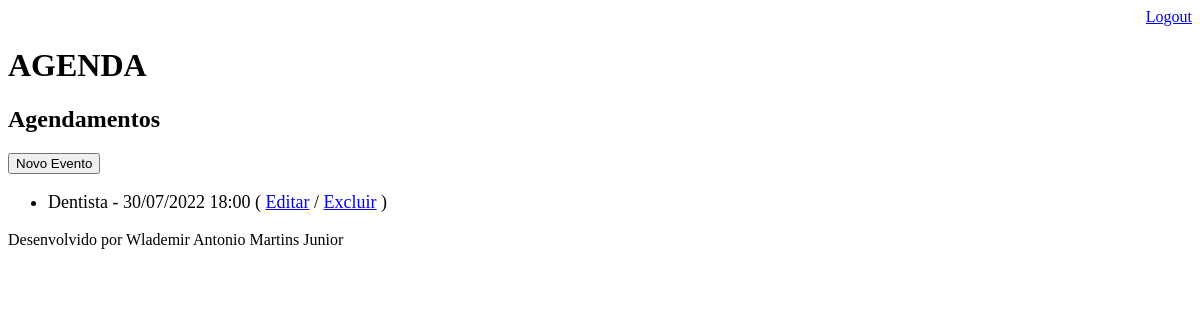
Before: /agenda/ (signed in) with the older database file.
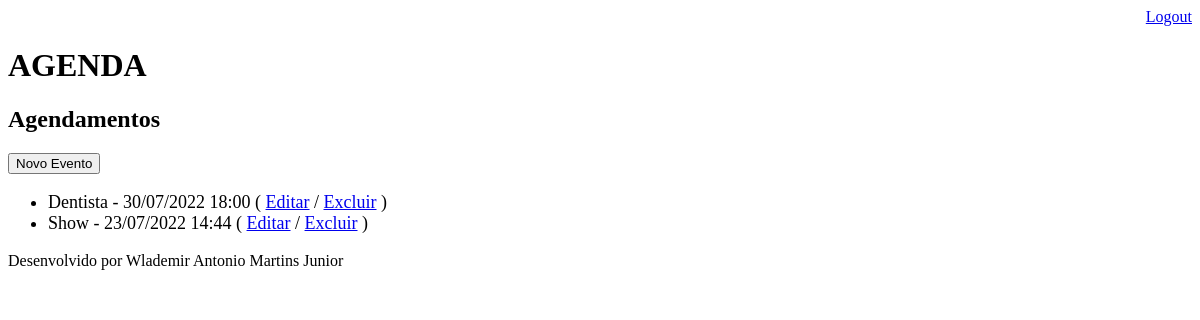
After: the same page with the newer database file.
### core/models.py (models this page shows, shortened)
class Evento(models.Model):
    titulo = models.CharField(max_length=100)
    descricao = models.TextField(blank=True, null=True)
    local = models.TextField(blank=True, null=True)
    data_evento = models.DateTimeField()
    data_criacao = models.DateTimeField(auto_now=True)
    usuario = models.ForeignKey(User, on_delete=models.CASCADE)
    class Meta:
        db_table = 'evento'
    def get_data_evento(self):
        return self.data_evento.strftime('%d/%m/%Y %H:%M')
    def get_evento_atrasado(self):
        if self.data_evento < datetime.now():
            return True
        else:
            return False

### core/views.py (the view)
# urls.py: path('agenda/', views.lista_eventos),
@login_required(login_url='/login/')
def lista_eventos(request):
    usuario = request.user
    data_atual = datetime.now() - timedelta(hours=1)
    evento = Evento.objects.filter(usuario=usuario,
                                   data_evento__gt=data_atual)
    response = {'eventos': evento}
    return render(request, 'agenda.html', response)

### templates/agenda.html (shortened to what this page needs)
{% extends 'model-page.html' %}
{% block content %}
    <h2>Agendamentos</h2>
    <a href="evento/">
        <button type="button">Novo Evento</button>
    </a>
    <ul style="font-size: 18px;">
    {% for evento in eventos %}
        <li>
            <div style=>
                {{ evento.titulo }} - {{ evento.get_data_evento }}
                ( <a href="evento/?id={{ evento.id }}">Editar</a>
                / <a href="evento/delete/{{ evento.id }}/">Excluir</a> )
            </div>
        </li>
    {% endfor %}
    </ul>
{% endblock %}

Changed rows visible on the page:
added Evento: titulo "Show", get_data_evento "23/07/2022 14:44"
